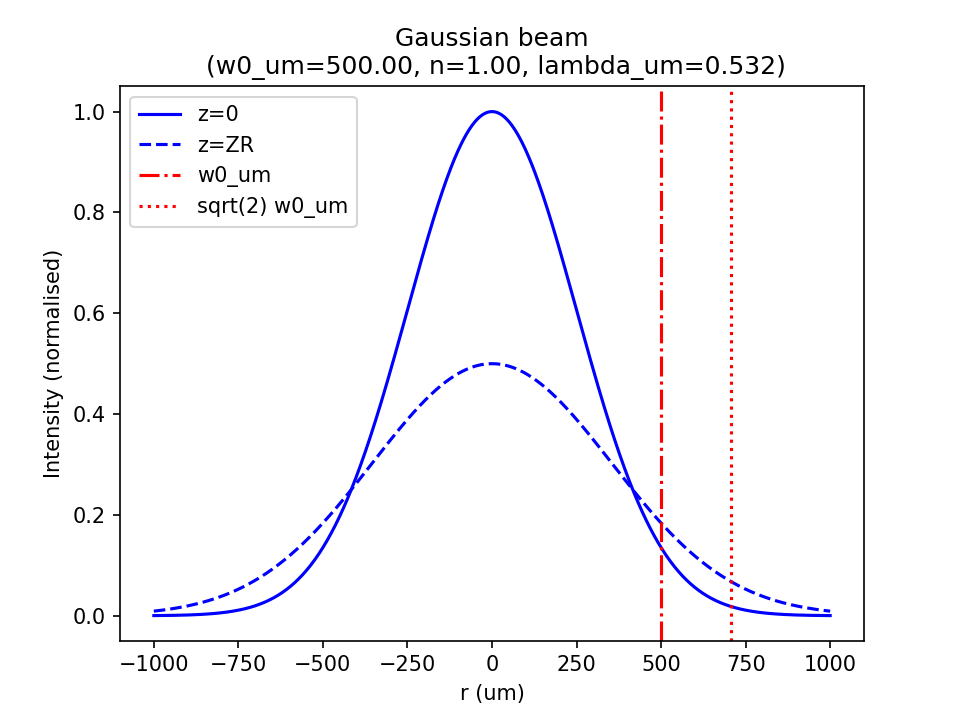

The script that saved this image:
import numpy as np
from rayleigh_range import rayleigh_range

def intensity(r_um, z_m, zr_m, w0_um):
    r_m = 1e-6 * r_um
    w0_m = 1e-6 * w0_um
    wz_m = w0_m * (1 + (z_m / zr_m)**2)**0.5
    Irz = (w0_m / wz_m)**2 * np.exp(-2 * (r_m / wz_m)**2)
    if isinstance(r_m, int) or isinstance(r_m, float):
        print('Intensity:')
        print('(w0_um=%0.2f, zr_m=%0.2f, z_m=%0.2f, r_m=%0.2f)'%(
            w0_um, zr_m, z_m, r_m))
        print('Irz=%0.2f'%Irz)
    return Irz

if __name__ == "__main__":
    # Input:
    w0_um, n, lambda_um = 500, 1.0, 0.532
    # Get value:
    zr_m = rayleigh_range(w0_um, n, lambda_um)
    Ir0 = intensity(w0_um, 0, zr_m, w0_um)

    # Plot:
    r_m = np.linspace(-2 * w0_um, 2 * w0_um, 1000)
    Ir0 = intensity(r_m, 0, zr_m, w0_um)
    Irzr = intensity(r_m, zr_m, zr_m, w0_um)

    import matplotlib.pyplot as plt
    fig, ax = plt.subplots()
    ax.set_title('Gaussian beam\n (w0_um=%0.2f, n=%0.2f, lambda_um=%0.3f)'%(
        (w0_um, n, lambda_um)))
    ax.set_ylabel('Intensity (normalised)')
    ax.set_xlabel('r (um)')
    ax.plot(r_m, Ir0, label='z=0', linestyle='-', color='b')
    ax.plot(r_m, Irzr, label='z=ZR', linestyle='--', color='b')
    ax.axvline(x=w0_um, label='w0_um', linestyle='-.', color='r')
    ax.axvline(
        x=w0_um * 2**0.5, label='sqrt(2) w0_um', linestyle=':', color='r')
    plt.legend(loc="upper left")
    fig.savefig('radial_intensity.png', dpi=150)
    plt.show()
